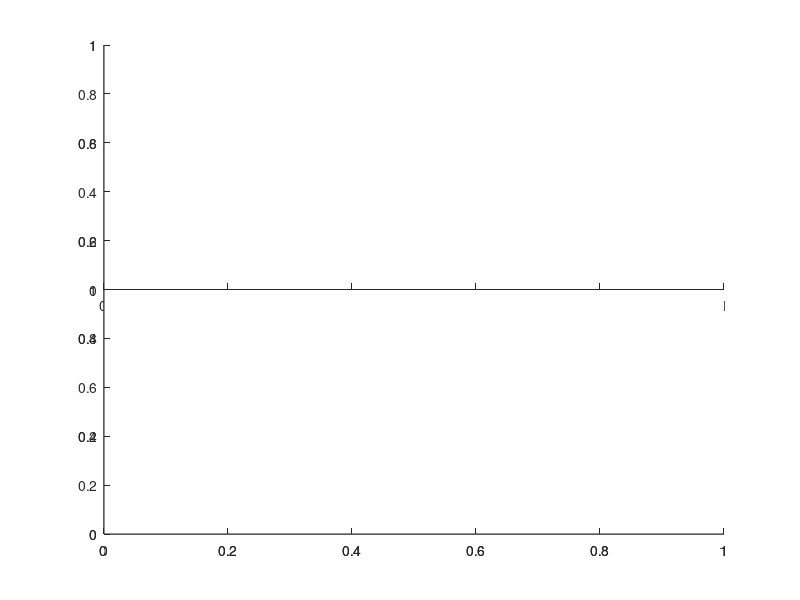

Here is the MATLAB script that generated this plot:
function [haut, bas] = matlibre_cases_bode()
%MATLIBRE_CASES_BODE Coupe la case courante en deux, pour un Bode.
%   [HAUT,BAS] = MATLIBRE_CASES_BODE() remplace l'axe courant par deux
%   axes qui se partagent sa place : le gain en haut, la phase en bas.
%   C'est ainsi que MATLAB dessine un diagramme de Bode dans une case de
%   SUBPLOT sans déranger les autres.
%
%   Cette fonction est un utilitaire interne de la boîte à outils
%   Automatique : elle n'existe pas dans MATLAB.
%
%   Voir aussi BODE, MARGIN, SUBPLOT, AXES.
    place = get(gca, 'Position');
    haut = axes('Position', [place(1), place(2) + place(4) / 2, ...
                             place(3), place(4) / 2]);
    bas = axes('Position', [place(1), place(2), place(3), place(4) / 2]);
end
